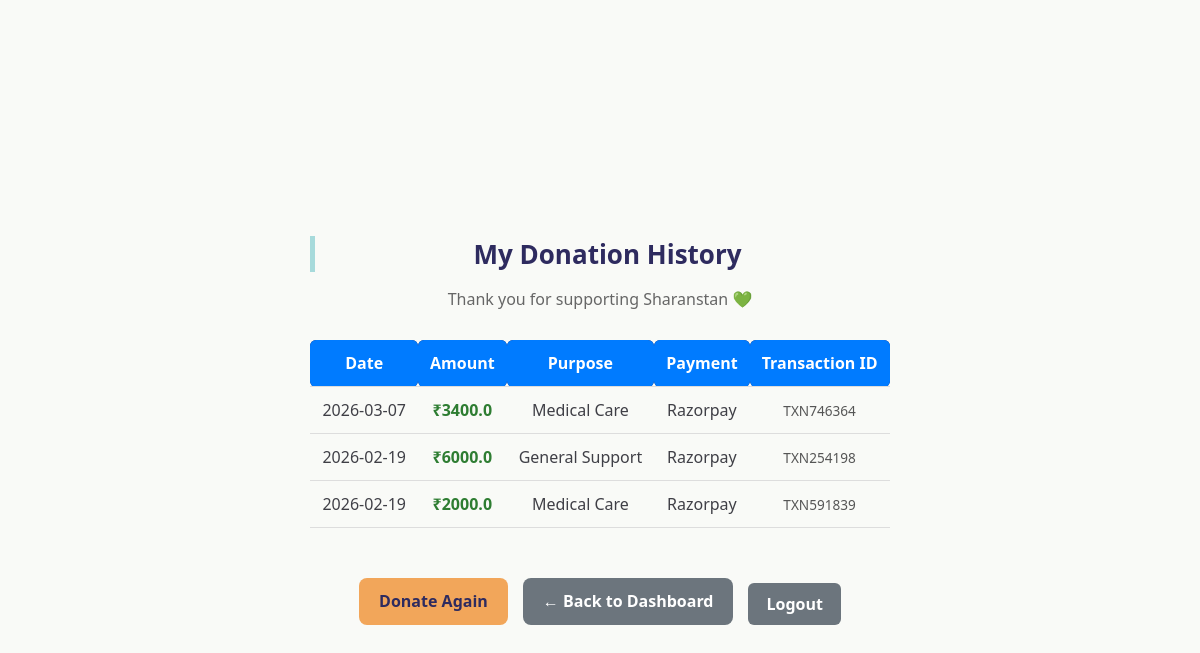
/my-donations (signed in), run on the app's committed database.
### tables this page shows
CREATE TABLE donation_summary (
        id INTEGER PRIMARY KEY AUTOINCREMENT,
        user_email TEXT,
        donor_name TEXT,
        email TEXT,
        phone TEXT,
        country TEXT,
        amount REAL,
        purpose TEXT,
        payment_method TEXT,
        date TEXT,
        qr_id TEXT UNIQUE,
        payment_id TEXT,
        order_id TEXT,
        status TEXT DEFAULT 'Pending'
    );

### app.py (the view)
@app.route('/my-donations')
def my_donations():
    if 'user' not in session:
        return redirect('/login')
    db = get_db()
    cur = db.cursor()
    cur.execute(
        "SELECT * FROM donation_summary WHERE user_email=? ORDER BY date DESC",
        (session['user'],)
    )
    donations = cur.fetchall()
    db.close()
    return render_template('my_donation.html', donations=donations)

### app.py (called while the page is built)
def get_db():
    conn = sqlite3.connect(DB)
    conn.row_factory = sqlite3.Row
    return conn

### templates/my_donation.html (shortened to what this page needs)
<!DOCTYPE html>
<html lang="en">
<head>
    <link rel="stylesheet" href="{{ url_for('static', filename='style.css') }}">
</head>
<body class="user-page">
<div class="user-container">
    <div class="user-header">
        <h2>My Donation History</h2>
        <p>Thank you for supporting Sharanstan 💚</p>
    </div>
    {% if donations %}
    <div class="table-wrapper">
        <table class="modern-table">
            <thead>
                <tr>
                    <th>Date</th>
                    <th>Amount</th>
                    <th>Purpose</th>
                    <th>Payment</th>
                    <th>Transaction ID</th>
                </tr>
            </thead>
            <tbody>
                {% for d in donations %}
                <tr>
                    <td>{{ d['date'] }}</td>
                    <td class="amount">₹{{ d['amount'] }}</td>
                    <td>{{ d['purpose'] }}</td>
                    <td>{{ d['payment_method'] }}</td>
                    <td class="txn-id">{{ d['qr_id'] }}</td>
                </tr>
                {% endfor %}
            </tbody>
        </table>
    </div>
    {% else %}
        <div class="empty-state">
            <p>You have not made any donations yet.</p>
            <a href="/donate" class="primary-btn">Make Your First Donation</a>
        </div>
    {% endif %}
    <div class="user-actions">
    <a href="/donate" class="primary-btn">Donate Again</a>
    <a href="/user-dashboard" class="neutral-btn"> ← Back to Dashboard</a>
    <a href="/logout" class="secondary-btn">Logout</a>
</div>
</div>
</body>
</html>

### static/style.css (style rules this page uses)
body { font-family: "Segoe UI", Arial, sans-serif; background: #F9FAF7; padding: 20px; margin: 0; color: #3F3F46; }
h2 { color: #2E2B5F; border-left: 5px solid #A7DADB; padding-left: 10px; }
a { display: inline-block; margin-top: 10px; color: #2E2B5F; text-decoration: none; font-weight: 600; }
.table-wrapper { overflow-x: auto; }
.amount { font-weight: bold; color: #2e7d32; }
.txn-id { font-size: 0.9rem; color: #555; }
.user-page { background: #F9FAF7; min-height: 100vh; display: flex; align-items: center; justify-content: center; }
.user-header { text-align: center; margin-bottom: 30px; }
.user-header h2 { font-size: 26px; margin-bottom: 5px; }
.user-header p { color: #666; }
.modern-table { width: 100%; border-collapse: collapse; }
.modern-table thead { background: #2E2B5F; color: #A7DADB; font-weight: 600; }
.modern-table th, .modern-table td { padding: 12px; text-align: center; }
.modern-table tbody tr { border-bottom: 1px solid #eee; }
.txn-id { font-size: 0.85rem; color: #555; }
.user-actions { margin-top: 30px; display: flex; justify-content: center; gap: 15px; }
.primary-btn { background: #F2A65A; color: #2E2B5F; padding: 12px 20px; border-radius: 8px; text-decoration: none; font-weight: 600; transition: 0.3s ease; }
.secondary-btn { background: #c0392b; color: white; padding: 12px 20px; border-radius: 8px; text-decoration: none; font-weight: 600; transition: 0.3s ease; }
.neutral-btn { background: #6c757d; color: white; padding: 12px 20px; border-radius: 8px; text-decoration: none; font-weight: 600; transition: 0.3s ease; }
h2 { text-align: center; margin-bottom: 20px; }
table { width: 100%; border-collapse: collapse; }
th, td { padding: 12px; border-bottom: 1px solid #ddd; text-align: center; }
th { background: #007bff; color: #fff; border-radius: 6px; }
a { text-decoration: none; color: #007bff; display: inline-block; margin-top: 20px; }
.secondary-btn { display: inline-block; margin-top: 25px; padding: 10px 18px; background: #6c757d; color: #fff; border-radius: 6px; text-decoration: none; transition: 0.3s ease; }

### data on the page
donation_summary: date "2026-03-07", amount "3400.0", purpose "Medical Care", payment_method "Razorpay", qr_id "TXN746364"
donation_summary: date "2026-02-19", amount "6000.0", purpose "General Support", payment_method "Razorpay", qr_id "TXN254198"
donation_summary: date "2026-02-19", amount "2000.0", purpose "Medical Care", payment_method "Razorpay", qr_id "TXN591839"
